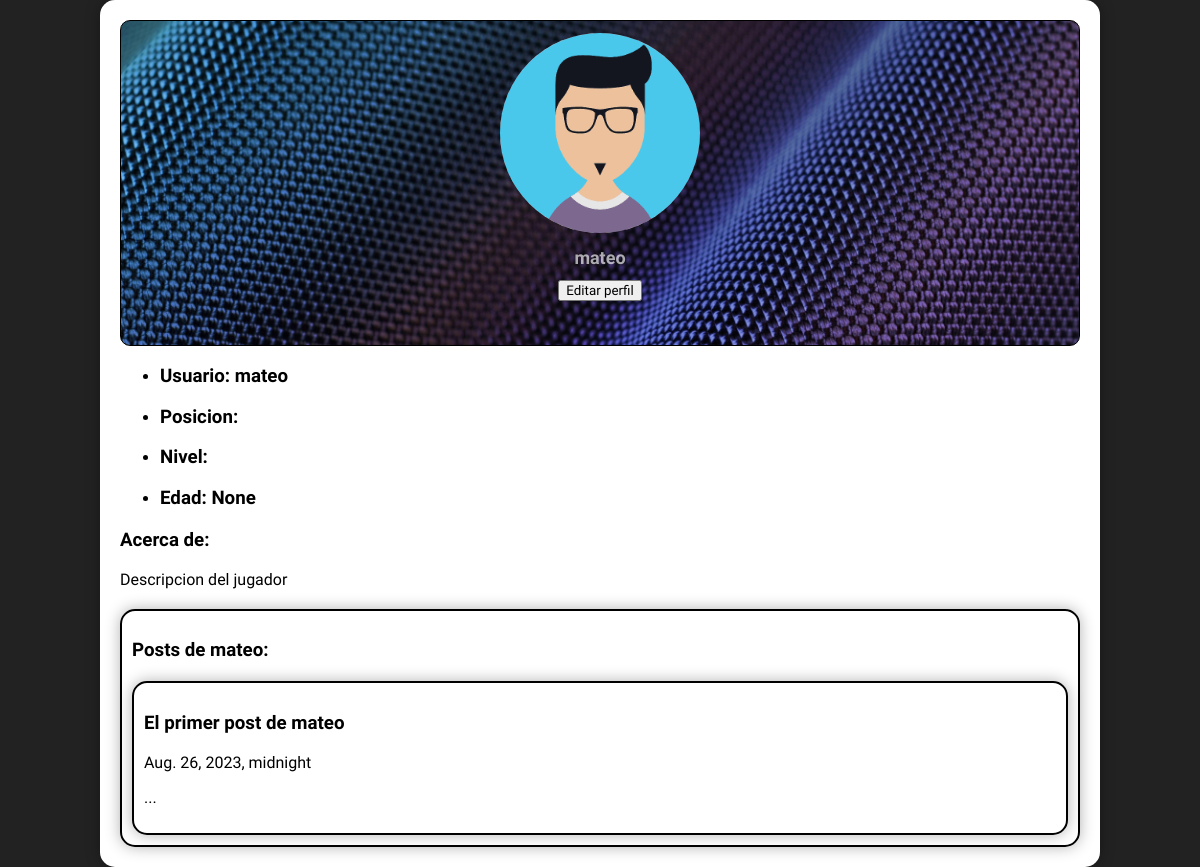
/profile/mateo/ (signed in), run on an earlier commit of the app's database.
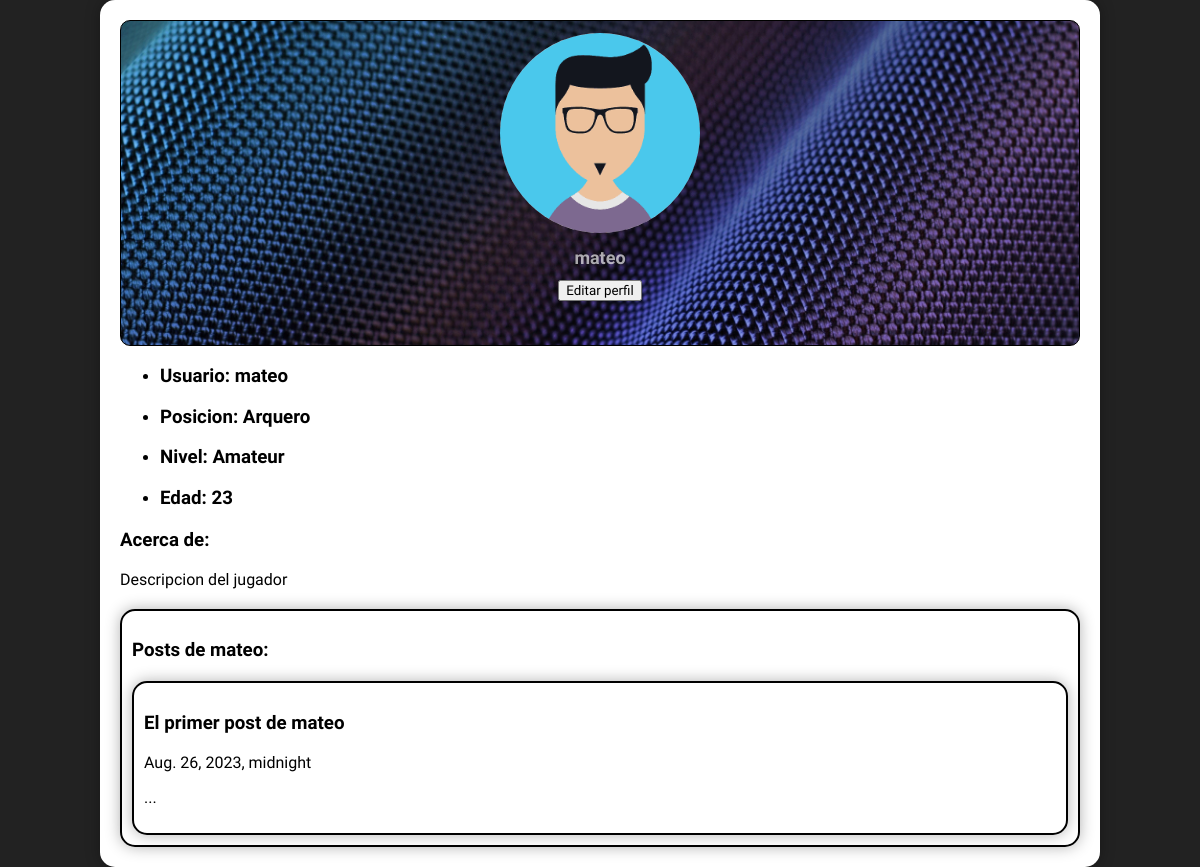
And on a later commit of the database.
### sitio/models.py (models this page shows)
class Profile(models.Model):
    user = models.ForeignKey(User, on_delete=models.CASCADE,null = True, blank = True)
    image = models.ImageField(default='user.png')
    posicion = models.ForeignKey(Posicion, on_delete=models.CASCADE, null=True, blank=True)
    nivel = models.ForeignKey(Nivel, on_delete=models.CASCADE, null=True, blank=True)
    edad = models.IntegerField(null=True, blank=True)

class Posicion(models.Model):
    nombre = models.CharField(max_length=50, null=True, blank=True)

class Nivel(models.Model):
    nombre = models.CharField(max_length=50, null=True, blank=True)

### sitio/views.py (the view)
# urls.py: path('profile/<str:username>/', views.profile, name='profile'),
@login_required
def profile(request, username=None):
    current_user = request.user
    if username and username != current_user.username:
        user = User.objects.get(username=username)
        posts = user.posts.all()
    else:
        posts = current_user.posts.all()
        user = current_user
    profile = Profile.objects.get(user=user)
    return render(request, 'profile.html', {'user':user, 'posts':posts, 'profile':profile})

### sitio/templates/profile.html (shortened to what this page needs)
{% block content %}
{% load static %}
<head>
	<link rel="stylesheet" type="text/css" href='{% static "css/style_profile.css"%}'>
</head>
<body>
    <div class="container">
        <div class="header" style="background-image: url('/media/default_background.jpg');">
            <img class="avatar" src={{user.profile_set.get.image.url}}>
            <h1 class="user-name">{{ user.username }}</h1>
            <div class="header-buttons">
                {% if user == request.user %}
                    <button onclick="window.location.href='/profile-edit/{{user}}'"{{user}}>Editar perfil</button>
                {% endif %}
            </div>
        </div>
        <ul>
            <li>
                <h3> Usuario: {{user.username}}</h3>
            </li>
            <li>
                <h3> Posicion: {{profile.posicion.nombre}}</h3>
            </li>
            <li>
                <h3> Nivel: {{profile.nivel.nombre}}</h3>
            </li>
            <li>
                <h3> Edad: {{profile.edad}}</h3>
            </li>
        </ul>
        <div class="descripcion">
            <h3>Acerca de: </h3>
            <p>
                Descripcion del jugador
            </p>
        </div>
        <div class="posteos">
            <h3>Posts de {{ user.username }}:</h3>
            <div class="posteos">
                {% for post in posts %}
                    <div class="user-post">
                    <div class="post-content">
                        <h3 class="post-title">{{ post.titulo }}</h3>
                        <p class="post-date">{{ post.fecha }}</p>
                        <p class="post-text">{{ post.texto }}</p>
                    </div>
                    </div>
                {% endfor %}
            </div>
        </div>
    </div>
</body>
{% endblock %}

What changed in the data, as far as the page shows it:
changed Profile: posicion.nombre (not shown) → "Arquero"; nivel.nombre (not shown) → "Amateur"; edad "None" → "23"
